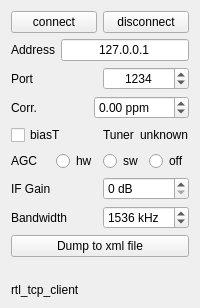
<?xml version="1.0" encoding="UTF-8"?>
<ui version="4.0">
 <class>rtl_tcp_widget</class>
 <widget class="QWidget" name="rtl_tcp_widget">
  <property name="geometry">
   <rect>
    <x>0</x>
    <y>0</y>
    <width>200</width>
    <height>300</height>
   </rect>
  </property>
  <property name="windowTitle">
   <string>rtl-tcp control</string>
  </property>
  <layout class="QVBoxLayout" name="verticalLayout">
   <item>
    <layout class="QHBoxLayout" name="horizontalLayout">
     <item>
      <widget class="QPushButton" name="tcp_connect">
       <property name="text">
        <string>connect</string>
       </property>
      </widget>
     </item>
     <item>
      <widget class="QPushButton" name="tcp_disconnect">
       <property name="text">
        <string>disconnect</string>
       </property>
      </widget>
     </item>
    </layout>
   </item>
   <item>
    <layout class="QHBoxLayout" name="horizontalLayout_2">
     <item>
      <widget class="QLabel" name="label_4">
       <property name="text">
        <string>Address</string>
       </property>
      </widget>
     </item>
     <item>
      <widget class="QLineEdit" name="tcp_address">
       <property name="minimumSize">
        <size>
         <width>100</width>
         <height>0</height>
        </size>
       </property>
       <property name="text">
        <string notr="true">127.0.0.1</string>
       </property>
       <property name="alignment">
        <set>Qt::AlignmentFlag::AlignCenter</set>
       </property>
      </widget>
     </item>
    </layout>
   </item>
   <item>
    <layout class="QHBoxLayout" name="horizontalLayout_3">
     <item>
      <widget class="QLabel" name="label_5">
       <property name="text">
        <string>Port</string>
       </property>
      </widget>
     </item>
     <item>
      <widget class="QSpinBox" name="tcp_port">
       <property name="alignment">
        <set>Qt::AlignmentFlag::AlignCenter</set>
       </property>
       <property name="maximum">
        <number>99999</number>
       </property>
       <property name="value">
        <number>1234</number>
       </property>
      </widget>
     </item>
    </layout>
   </item>
   <item>
    <layout class="QHBoxLayout" name="horizontalLayout_4">
     <item>
      <widget class="QLabel" name="label_1">
       <property name="text">
        <string>Corr.</string>
       </property>
      </widget>
     </item>
     <item>
      <widget class="QDoubleSpinBox" name="tcp_ppm">
       <property name="toolTip">
        <string>&lt;html&gt;&lt;head/&gt;&lt;body&gt;&lt;p&gt;ppm control. Tells the device the offset (in ppm) of the observed oscillator offset.&lt;/p&gt;&lt;/body&gt;&lt;/html&gt;</string>
       </property>
       <property name="suffix">
        <string> ppm</string>
       </property>
       <property name="minimum">
        <double>-150.0</double>
       </property>
       <property name="maximum">
        <double>150.0</double>
       </property>
      </widget>
     </item>
    </layout>
   </item>
   <item>
    <layout class="QHBoxLayout" name="horizontalLayout_5">
     <item>
      <widget class="QCheckBox" name="tcp_biast">
       <property name="text">
        <string>biasT</string>
       </property>
      </widget>
     </item>
     <item>
      <spacer name="horizontalSpacer">
       <property name="orientation">
        <enum>Qt::Orientation::Horizontal</enum>
       </property>
       <property name="sizeHint" stdset="0">
        <size>
         <width>40</width>
         <height>20</height>
        </size>
       </property>
      </spacer>
     </item>
     <item>
      <widget class="QLabel" name="tunerLabel">
       <property name="text">
        <string>Tuner</string>
       </property>
      </widget>
     </item>
     <item>
      <widget class="QLabel" name="tuner_type">
       <property name="text">
        <string>unknown</string>
       </property>
      </widget>
     </item>
    </layout>
   </item>
   <item>
    <layout class="QHBoxLayout" name="horizontalLayout_6">
     <item>
      <widget class="QLabel" name="agcLabel">
       <property name="text">
        <string>AGC</string>
       </property>
      </widget>
     </item>
     <item>
      <widget class="QRadioButton" name="hw_agc">
       <property name="text">
        <string>hw</string>
       </property>
      </widget>
     </item>
     <item>
      <widget class="QRadioButton" name="sw_agc">
       <property name="text">
        <string>sw</string>
       </property>
      </widget>
     </item>
     <item>
      <widget class="QRadioButton" name="manual">
       <property name="text">
        <string>off</string>
       </property>
      </widget>
     </item>
    </layout>
   </item>
   <item>
    <layout class="QHBoxLayout" name="horizontalLayout_7">
     <item>
      <widget class="QLabel" name="gainLabel">
       <property name="text">
        <string>IF Gain</string>
       </property>
      </widget>
     </item>
     <item>
      <widget class="QSpinBox" name="tcp_gain">
       <property name="suffix">
        <string> dB</string>
       </property>
       <property name="maximum">
        <number>99</number>
       </property>
      </widget>
     </item>
    </layout>
   </item>
   <item>
    <layout class="QHBoxLayout" name="horizontalLayout_8">
     <item>
      <widget class="QLabel" name="bandwidthLabel">
       <property name="text">
        <string>Bandwidth</string>
       </property>
      </widget>
     </item>
     <item>
      <widget class="QSpinBox" name="tcp_bandwidth">
       <property name="suffix">
        <string> kHz</string>
       </property>
       <property name="minimum">
        <number>1200</number>
       </property>
       <property name="maximum">
        <number>2000</number>
       </property>
       <property name="singleStep">
        <number>20</number>
       </property>
       <property name="value">
        <number>1536</number>
       </property>
      </widget>
     </item>
    </layout>
   </item>
   <item>
    <widget class="QPushButton" name="xml_dumpButton">
     <property name="toolTip">
      <string>&lt;html&gt;&lt;head/&gt;&lt;body&gt;&lt;p&gt;Dumps the raw input from the dabstick into a self describing file (with header in xml format containing recorded time, container format, frequency, device name, Qt-DAB version)&lt;/p&gt;&lt;p&gt;&lt;br/&gt;&lt;/p&gt;&lt;p&gt;Opens a 'Save as ...' dialog. Press again to stop recording.&lt;/p&gt;&lt;p&gt;&lt;br/&gt;&lt;/p&gt;&lt;p&gt;The resulting file can be read-in by using the xml file handler (if configured)&lt;/p&gt;&lt;p&gt;&lt;br/&gt;&lt;/p&gt;&lt;p&gt;Warning: Produces large files!&lt;/p&gt;&lt;/body&gt;&lt;/html&gt;</string>
     </property>
     <property name="text">
      <string>Dump to xml file</string>
     </property>
    </widget>
   </item>
   <item>
    <widget class="QLabel" name="theState">
     <property name="text">
      <string/>
     </property>
    </widget>
   </item>
   <item>
    <widget class="QLabel" name="label">
     <property name="text">
      <string>rtl_tcp_client</string>
     </property>
    </widget>
   </item>
  </layout>
 </widget>
 <resources/>
 <connections/>
</ui>
